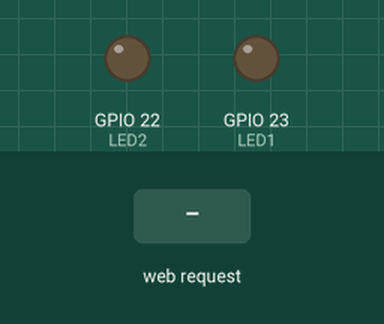
Simulated run of this sketch. Board: ESP32. Shown: output pins drawn as LEDs (lit = HIGH). The inputs (shaded band) are chosen by the test bench. What the sketch prints to the serial monitor is not drawn.

Above: at 1.2 s.
1.3 s: HTTP request GET /led1/on received
At 2.3 s:
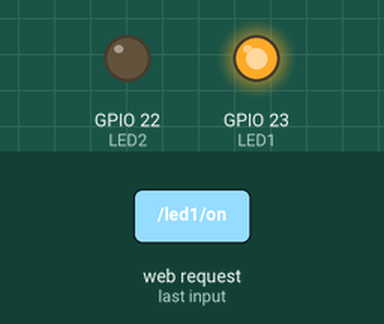
2.8 s: HTTP request GET /led2/on received
At 3.5 s:
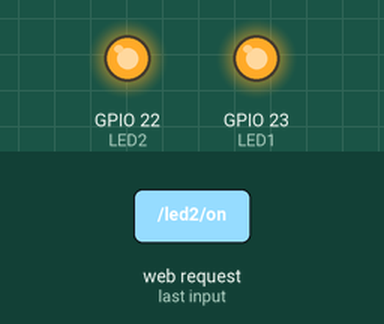
4.3 s: HTTP request GET /led1/off received
At 4.6 s:
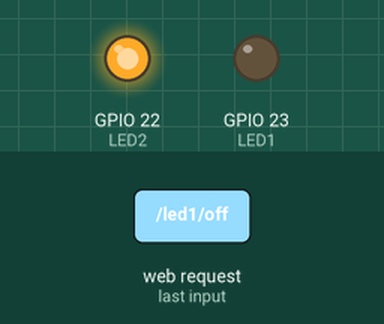
5.8 s: HTTP request GET /led2/off received
At 6.9 s:
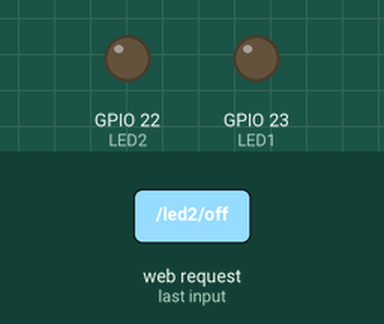
Timing chart, 0 to 8.3 s (numbered marks = the images above; inputs shaded):
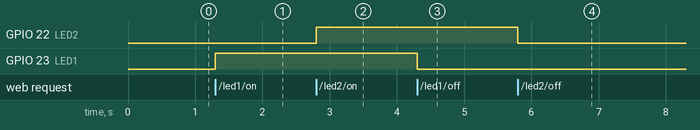

Measured:
- after the input at 1.3 s, GPIO 23 (LED1): LOW → HIGH at once
- after the input at 2.8 s, GPIO 22 (LED2): LOW → HIGH at once
- after the input at 4.3 s, GPIO 23 (LED1): HIGH → LOW at once
- after the input at 5.8 s, GPIO 22 (LED2): HIGH → LOW at once

The sketch:

Webserer2.0code.ino
```cpp
#include <WiFi.h>
#include <ESPmDNS.h>
#include <ESPAsyncWebServer.h>


#define LED1 23
#define LED2 22

char webpage[] PROGMEM = R"=====(
<!DOCTYPE html>
<html lang="en">
<head>
    <meta charset="UTF-8">
    <meta name="viewport" content="width=device-width, initial-scale=1.0">
    <title>Soniya WebServer</title>
    <style>
        #UI{
            margin-top: 15px;
            background-color: #f8d200;
            width: 300px ;
            height: 500px;
            border: 2px solid black;
            border-radius: 70px;
        }

        .content{
            margin-top: 100px;
        }
        button{
            background-color: rgb(236, 50, 186);
            width: 80px;
            height: 40px;
            border: 1px solid burlywood;
            border-radius: 20px;
            text-decoration: underline;
        }
        button:hover{
            background-color: cadetblue;
        }
        button:active{
            background-color: burlywood;
        }
    </style>
</head>
<body>
    <center>
        <main id="UI">
            <center class="content">
                <h1>Home Automation User Interface :</h1>

                <h3>LED_1</h3>
                <button onclick="window.location= 'http://'+location.hostname+/led1/on" >led1-on</button>
                <button onclick="window.location= 'http://'+location.hostname+/led1/off" >led1-off</button>

                <h3>LED_2</h3>
                <button onclick="window.location= 'http://'+location.hostname+/led2/on" >led2-on</button>
                <button onclick="window.location= 'http://'+location.hostname+/led2/off" >led2-off</button>
            </center>
        </main>
    </center>
</body>
</html>
)=====";

// ipaddress/led1/on
//ipaddress/led1/off

// ipaddress/led2/on
//ipaddress/led2/off

AsyncWebServer server(80); // server port 80

void notFound(AsyncWebServerRequest *request)
{
  request->send(404, "text/plain", "Page Not found");
}

void setup(void)
{

  Serial.begin(115200);
  pinMode(LED1,OUTPUT);
  pinMode(LED2,OUTPUT);

  WiFi.softAP("Soniya" , "Soniya");
  Serial.print("softap : ");
  Serial.println(WiFi.softAPIP());


  if (MDNS.begin("Soniya")) { //esp.local/
    Serial.println("MDNS responder started");
  }

  server.on("/", [](AsyncWebServerRequest * request)
  {

  request->send_P(200, "text/html", webpage);
  });

   server.on("/led1/on", HTTP_GET, [](AsyncWebServerRequest * request)
  {
    digitalWrite(LED1,HIGH);
  request->send_P(200, "text/html", webpage);
  });

  server.on("/led1/off", HTTP_GET, [](AsyncWebServerRequest * request)
  {
    digitalWrite(LED1,LOW);
  request->send_P(200, "text/html", webpage);
  });server.on("/led2/on", HTTP_GET, [](AsyncWebServerRequest * request)
  {
    digitalWrite(LED2,HIGH);
  request->send_P(200, "text/html", webpage);
  });server.on("/led2/off", HTTP_GET, [](AsyncWebServerRequest * request)
  {
    digitalWrite(LED2,LOW);
  request->send_P(200, "text/html", webpage);
  });
  server.onNotFound(notFound);

  server.begin();  // it will start webserver
}


void loop(void)
{
}
```
